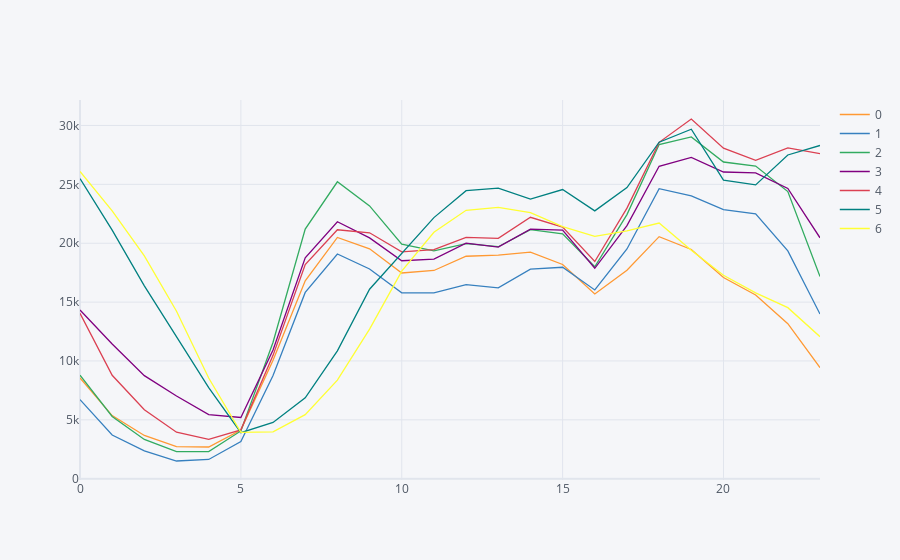

This figure's notebook cell:
### Code cell
# 시간대별 요일간 평균 Trip 수
# 5, 6 과 0~4 간의 약간의 패턴차이가 보인다.
df.groupby(['hour', 'weekday'])['cnt'].mean().unstack().iplot()

### Figure 1 — Plotly figure (JSON) as saved in the notebook; plotly's stock layout.template omitted (floating-point values rounded to 4 significant figures)
{"data": [{"line": {"color": "rgba(255, 153, 51, 1.0)", "dash": "solid", "shape": "linear", "width": 1.3}, "mode": "lines", "name": "0", "text": "", "type": "scatter", "x": [0, 1, 2, 3, 4, 5, 6, 7, 8, 9, 10, 11, 12, 13, 14, 15, 16, 17, 18, 19, 20, 21, 22, 23], "y": [8553.0, 5360.0, 3675.0, 2730, 2691.0, 4134.0, 10070.0, 16810.0, 20490.0, 19520.0, 17472, 17690.0, 18900.0, 18992, 19240.0, 18196, 15690.0, 17700.0, 20559, 19470.0, 17094, 15600.0, 13170.0, 9427]}, {"line": {"color": "rgba(55, 128, 191, 1.0)", "dash": "solid", "shape": "linear", "width": 1.3}, "mode": "lines", "name": "1", "text": "", "type": "scatter", "x": [0, 1, 2, 3, 4, 5, 6, 7, 8, 9, 10, 11, 12, 13, 14, 15, 16, 17, 18, 19, 20, 21, 22, 23], "y": [6719.0, 3707, 2362.0, 1504, 1634.0, 3159, 8757.0, 15820.0, 19090.0, 17820.0, 15790.0, 15790.0, 16490.0, 16210.0, 17799, 17960.0, 16034, 19510.0, 24640.0, 24012, 22860.0, 22500.0, 19352, 13983]}, {"line": {"color": "rgba(50, 171, 96, 1.0)", "dash": "solid", "shape": "linear", "width": 1.3}, "mode": "lines", "name": "2", "text": "", "type": "scatter", "x": [0, 1, 2, 3, 4, 5, 6, 7, 8, 9, 10, 11, 12, 13, 14, 15, 16, 17, 18, 19, 20, 21, 22, 23], "y": [8787, 5283.0, 3338.0, 2307, 2297.0, 4058.0, 11587, 21200.0, 25219, 23170.0, 19930.0, 19350.0, 19970.0, 19710.0, 21160.0, 20800.0, 18000.0, 22430.0, 28380.0, 29020.0, 26900.0, 26550.0, 24380.0, 17170.0]}, {"line": {"color": "rgba(128, 0, 128, 1.0)", "dash": "solid", "shape": "linear", "width": 1.3}, "mode": "lines", "name": "3", "text": "", "type": "scatter", "x": [0, 1, 2, 3, 4, 5, 6, 7, 8, 9, 10, 11, 12, 13, 14, 15, 16, 17, 18, 19, 20, 21, 22, 23], "y": [14330.0, 11440.0, 8754.0, 7030.0, 5445.0, 5198.0, 10925, 18754, 21822, 20450.0, 18513, 18660.0, 20010.0, 19670.0, 21190.0, 21120.0, 17873, 21490.0, 26537, 27290.0, 26050.0, 25970.0, 24650.0, 20464]}, {"line": {"color": "rgba(219, 64, 82, 1.0)", "dash": "solid", "shape": "linear", "width": 1.3}, "mode": "lines", "name": "4", "text": "", "type": "scatter", "x": [0, 1, 2, 3, 4, 5, 6, 7, 8, 9, 10, 11, 12, 13, 14, 15, 16, 17, 18, 19, 20, 21, 22, 23], "y": [14050.0, 8786.0, 5857.0, 3949.0, 3342.0, 4150, 10476, 18190.0, 21140.0, 20890.0, 19260.0, 19460.0, 20500.0, 20420.0, 22210.0, 21370.0, 18450.0, 22980.0, 28569, 30550.0, 28076, 27040.0, 28099, 27606]}, {"line": {"color": "rgba(0, 128, 128, 1.0)", "dash": "solid", "shape": "linear", "width": 1.3}, "mode": "lines", "name": "5", "text": "", "type": "scatter", "x": [0, 1, 2, 3, 4, 5, 6, 7, 8, 9, 10, 11, 12, 13, 14, 15, 16, 17, 18, 19, 20, 21, 22, 23], "y": [25490.0, 21120.0, 16382, 12112, 7730.0, 3912.0, 4776.0, 6867.0, 10860.0, 16090.0, 19140.0, 22180.0, 24460.0, 24672, 23750.0, 24560.0, 22746, 24730.0, 28580.0, 29680.0, 25360, 24950.0, 27500.0, 28303]}, {"line": {"color": "rgba(255, 255, 51, 1.0)", "dash": "solid", "shape": "linear", "width": 1.3}, "mode": "lines", "name": "6", "text": "", "type": "scatter", "x": [0, 1, 2, 3, 4, 5, 6, 7, 8, 9, 10, 11, 12, 13, 14, 15, 16, 17, 18, 19, 20, 21, 22, 23], "y": [26099, 22750.0, 18918, 14230.0, 8549.0, 3933.0, 3984.0, 5437, 8368.0, 12710.0, 17620.0, 20930.0, 22797, 23040.0, 22600.0, 21411, 20581, 21050.0, 21710.0, 19400.0, 17280.0, 15779, 14530.0, 12060.0]}], "layout": {"legend": {"bgcolor": "#F5F6F9", "font": {"color": "#4D5663"}}, "paper_bgcolor": "#F5F6F9", "plot_bgcolor": "#F5F6F9", "title": {"font": {"color": "#4D5663"}}, "xaxis": {"gridcolor": "#E1E5ED", "showgrid": true, "tickfont": {"color": "#4D5663"}, "title": {"font": {"color": "#4D5663"}, "text": ""}, "zerolinecolor": "#E1E5ED"}, "yaxis": {"gridcolor": "#E1E5ED", "showgrid": true, "tickfont": {"color": "#4D5663"}, "title": {"font": {"color": "#4D5663"}, "text": ""}, "zerolinecolor": "#E1E5ED"}}}
